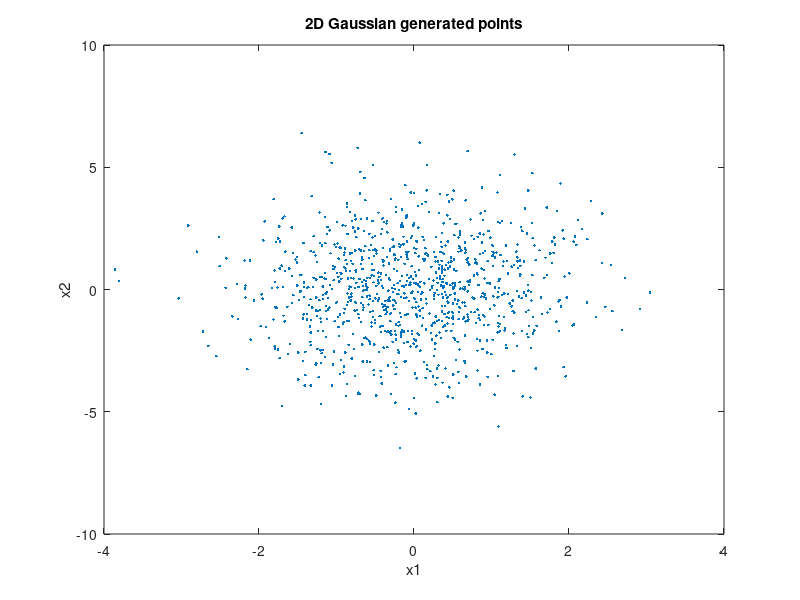
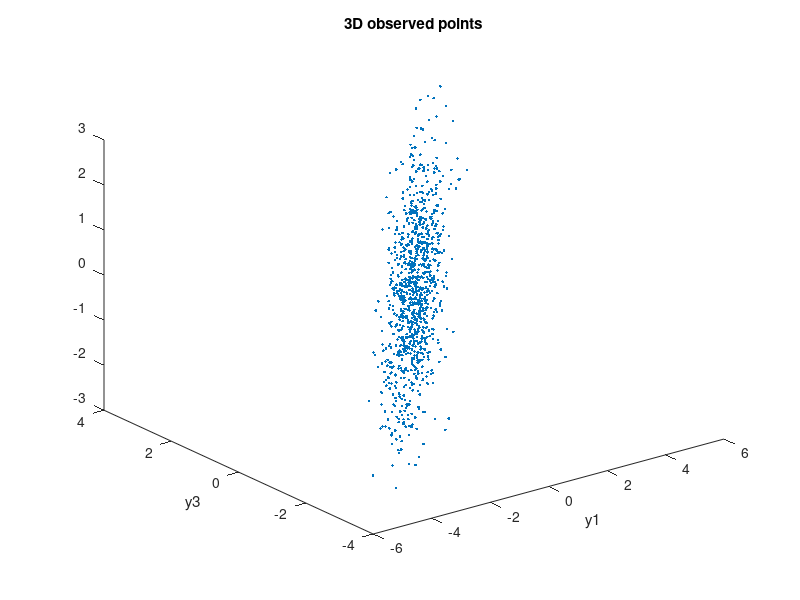
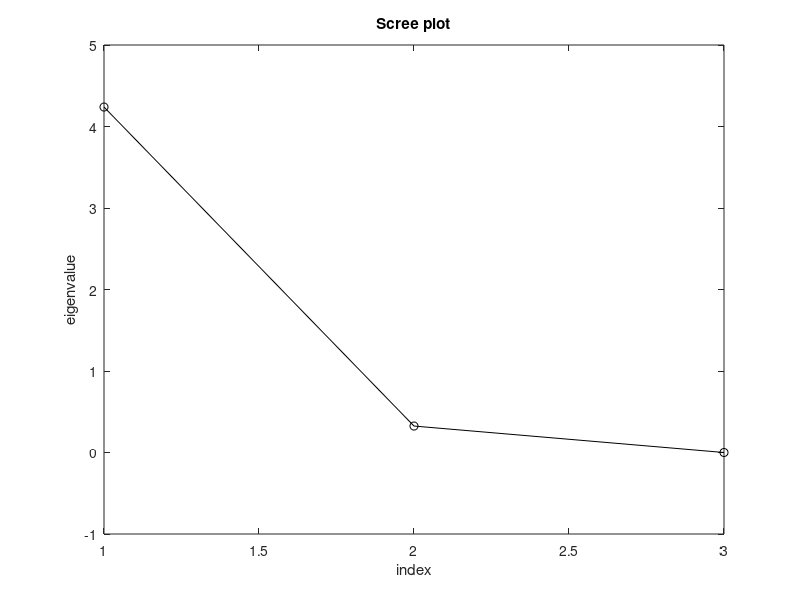
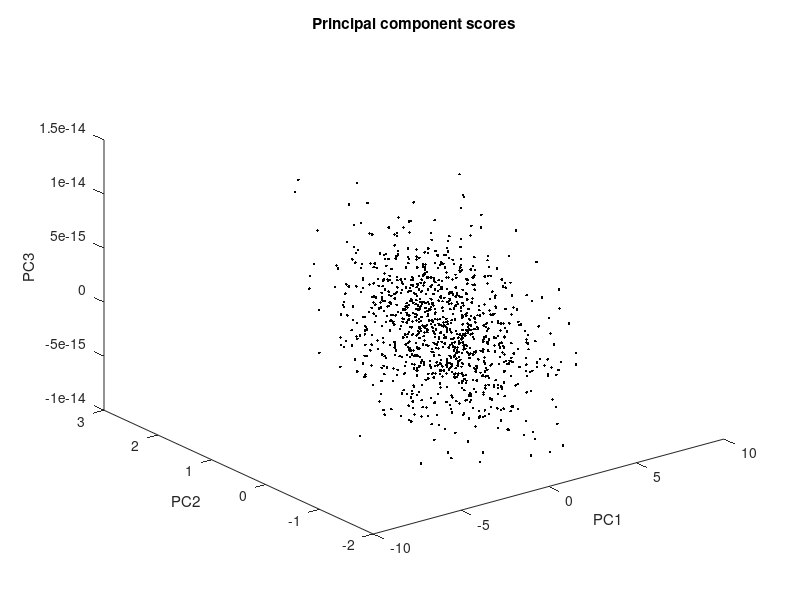

The MATLAB script that drew these images, in order:
% Exercise 6.1 A 2-D set of points in 3-D and PCA on them.
n = 1000;
xM = mvnrnd([0 0]',[1 0; 0 4],n);
wM = [0.2 0.8; 0.4 0.5; 0.7 0.3];
x3M = xM*wM'; % The 2-D data points in 3-D
datadim = size(wM,1);

% Show the points in 2-D
figure(1)
clf
plot(xM(:,1),xM(:,2),'.')
xlabel('x1')
ylabel('x2')
title('2D Gaussian generated points')
% Show the points in 3-D
figure(2)
clf
plot3(x3M(:,1),x3M(:,2),x3M(:,3),'.')
xlabel('y1')
ylabel('y2')
ylabel('y3')
title('3D observed points')

%% (a) PCA using the covariance matrix
yM = x3M - repmat(sum(x3M)/n,n,1);
% Find the covariance matrix.
covxM = cov(yM);
[eigvecM,eigvalM] = eig(covxM);
eigvalV = diag(eigvalM); % Extract the diagonal elements
% Order in descending order
eigvalV = flipud(eigvalV);
eigvecM = eigvecM(:,datadim:-1:1);
ieigvalV = (1:datadim)';
%% (b) Scree plot and rotation in 3-D
% Scree plot
figure(3)
clf
plot(ieigvalV,eigvalV,'ko-')
title('Scree Plot')
xlabel('index')
ylabel('eigenvalue')
title('Scree plot')
% Rotation in 3-D having PCA eigenvectors as new base
z3M = yM * eigvecM;
figure(7)
clf
plot3(z3M(:,1),z3M(:,2),z3M(:,3),'.k')
xlabel('PC1')
ylabel('PC2')
zlabel('PC3')
title('Principal component scores')

%% (c) Projection in 2-D
z2M = yM * eigvecM(:,1:2);
figure(8)
clf
plot(z2M(:,1),z2M(:,2),'.k')
xlabel('PC1')
ylabel('PC2')
title('Principal component scores')


